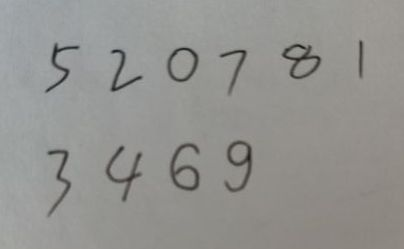
#> input picture test4.png, 404 x 249 px
$ jupyter execute --allow-errors Keras_CNN_SAM.ipynb   (older library calls are emulated)
#> lines starting #> are read from the running program, lines starting #| are printed output that depends on the picture; after the words box and inside, x2 and y2 are one past the last pixel; in counts of white or black regions, pixels touching at a corner belong together
# Keras构建CNN卷积神经网络模型

[cell 1]
import keras
import tensorflow as tf
#导入数据集y为标签label
#> (the rest of this cell did not finish here and is left out)

# 参数记录

[cell 2]
#conv2d filters   params=filters*(kernel_size+1)   每个filter可以扫描出一个feature_map
#28--- loss: 0.0186 - acc: 0.9938  [0.06778051725444784, 0.9847]
#29--- loss: 0.0173 - acc: 0.9941  test--[0.07050148819618007, 0.9846]
#30--- loss: 0.0172 - acc: 0.9938   [0.06629470550860715, 0.9839]
#31--- loss: 0.0167 - acc: 0.9942    [0.05702013949425709, 0.9848]
#100--- loss: 0.0226 - acc: 0.9928    [0.06738713760798164, 0.9862]

#kernel_size
#3*3---loss: 0.0373 - acc: 0.9878  test--[0.057116816672185086, 0.9827]
#2*2---loss: 0.0461 - acc: 0.9850  test--[0.06145344776376151, 0.9808]
#4*4---loss: 0.0378 - acc: 0.9877  test--[0.05217231560021173, 0.9826]
#5*5---loss: 0.0349 - acc: 0.9885  test--[0.052394016157450096, 0.9836]
#6*6---loss: 0.0394 - acc: 0.9868  test--[0.04841918063859921, 0.9858]
#10*10---loss: 0.0517 - acc: 0.9838  test--[0.047379985728814064, 0.9864]
#8*8---182us/step - loss: 0.0436 - acc: 0.9861  test--[0.05693629395666867, 0.9848]

#strides
#1---loss: 0.0382 - acc: 0.9879  test--[0.055256726280161816, 0.9846]
#2---loss: 0.0446 - acc: 0.9859  test--[0.045459636151290034, 0.9847]
#3---loss: 0.0948 - acc: 0.9698  test--[0.09060433291681111, 0.971]

#max_pooling loss: 0.0186 - acc: 0.9938  [0.06778051725444784, 0.9847]
#averge_pooling loss: 0.0784 - acc: 0.9754  [0.07759693743688986, 0.9782]
#pool_size
#2*2 loss: 0.0186 - acc: 0.9938  [0.06778051725444784, 0.9847]
#3*3 loss: 0.0344 - acc: 0.9888  [0.050204426674469144, 0.9843]

#dropout
#0.2 loss: 0.0186 - acc: 0.9938  [0.06778051725444784, 0.9847]
#去掉 loss: 0.0183 - acc: 0.9946  [0.05792167397257581, 0.9829]
#0.4 loss: 0.0586 - acc: 0.9810   [0.05149758172885631, 0.9841]

#Dense


#fit
#split 0.1  loss: 0.0367 - acc: 0.9876 [0.05441510101031454, 0.9834]
#batch_size 64  loss: 0.0112 - acc: 0.9964  [0.0529375893643195, 0.9863]
#batch_size 10  loss: 0.0994 - accuracy: 0.9751   [0.11847016602325457, 0.974399983882904]
#batch_size 32  loss: 0.0635 - accuracy: 0.9813 [0.078849048965174, 0.9797999858856201]
#batch_size 128 loss: 0.0616 - accuracy: 0.9814 [0.059061556967813525, 0.9807999730110168]
#batch_size none

#99.15

# 识别白纸黑字手写数字模型

[cell 3]
'''
-----------
识别主体
-----------
'''
# 根据长向量找出顶点
# 反相灰度图，将黑白阈值颠倒
from keras import models
from keras import layers
import numpy as np
from keras.utils.np_utils import to_categorical
import cv2
def accessPiexl(img):
    height = img.shape[0]
    width = img.shape[1]
    for i in range(height):
       for j in range(width):
           img[i][j] = 255 - img[i][j]
    return img

# 反相二值化图像
def accessBinary(img, threshold=128):
    img = accessPiexl(img)
    # 边缘膨胀，不加也可以
    kernel = np.ones((3, 3), np.uint8)
    img = cv2.dilate(img, kernel, iterations=1)
    _, img = cv2.threshold(img, threshold, 0, cv2.THRESH_TOZERO)
    return img


# 显示结果及边框
def showResults(path, borders, results=None):
    img = cv2.imread(path)
    # 绘制
    print(img.shape)
    for i, border in enumerate(borders):
        cv2.rectangle(img, border[0], border[1], (0, 0, 255))
        if results:
            cv2.putText(img, str(results[i]), border[0], cv2.FONT_HERSHEY_COMPLEX, 0.8, (0, 255, 0), 1)
        #cv2.circle(img, border[0], 1, (0, 255, 0), 0)
    cv2.imshow('test', img)
    cv2.waitKey(0)
# 寻找边缘，返回边框的左上角和右下角（利用cv2.findContours）
def findBorderContours(path, maxArea=50):
#> called with path = 'test4.png', maxArea = 50
    img = cv2.imread(path, cv2.IMREAD_GRAYSCALE)
#> img: shape (249, 404); min 24, max 169, mean 146.8
    img = accessBinary(img)
#> after the loop in accessPiexl, `for i in range(height):`:
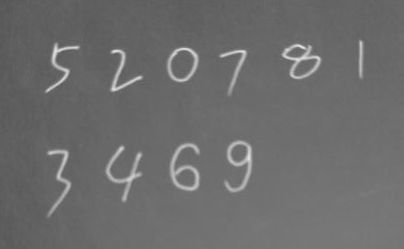
#> img: shape (249, 404); min 86, max 231, mean 108.2
#> in accessBinary, `img = cv2.dilate(img, kernel, iterations=1)`:
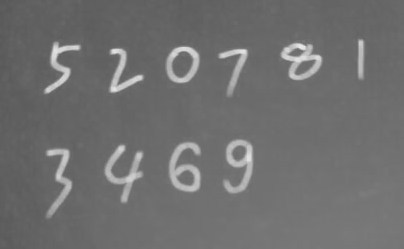
#> img: shape (249, 404); min 88, max 231, mean 111.1
#> in accessBinary, `_, img = cv2.threshold(img, threshold, 0, cv2.THRESH_TOZERO)`:
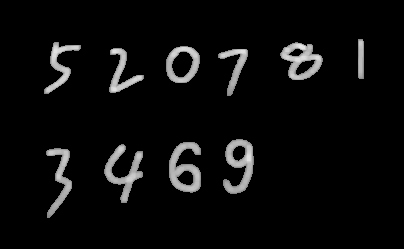
#> img: shape (249, 404); min 0, max 231, mean 11.8
    _ ,contours, _ = cv2.findContours(img, cv2.RETR_EXTERNAL, cv2.CHAIN_APPROX_NONE)
#> contours = 10 contours; largest, box (x1, y1, x2, y2) and area: (280, 42, 323, 80) 1023, (169, 142, 201, 193) 1014, (223, 139, 254, 194) 970, (166, 46, 200, 83) 968, (104, 144, 143, 203) 759
    borders = []
    for contour in contours:
        # 将边缘拟合成一个边框
        x, y, w, h = cv2.boundingRect(contour)
        if w*h > maxArea:
            border = [(x, y), (x+w, y+h)]
            borders.append(border)
#> this loop made 10 passes
#> (x, y, w, h, border) on passes 1 to 10: (46, 148, 26, 70, [(46, 148), (72, 218)]), (104, 144, 39, 59, [(104, 144), (143, 203)]), (169, 142, 32, 51, [(169, 142), (201, 193)]), (223, 139, 31, 55, [(223, 139), (254, 194)]), (218, 49, 30, 47, [(218, 49), (248, 96)]), (109, 48, 35, 45, [(109, 48), (144, 93)]), (166, 46, 34, 37, [(166, 46), (200, 83)]), (280, 42, 43, 38, [(280, 42), (323, 80)]), (44, 42, 37, 52, [(44, 42), (81, 94)]), (358, 39, 6, 40, [(358, 39), (364, 79)])
#> after the loop, borders = [[(46, 148), (72, 218)], [(104, 144), (143, 203)], [(169, 142), (201, 193)], [(223, 139), (254, 194)], [(218, 49), (248, 96)], [(109, 48), (144, 93)], [(166, 46), (200, 83)], [(280, 42), (323, 80)], [(44, 42), (81, 94)], [(358, 39), (364, 79)]]
    return borders
# 根据边框转换为MNIST格式
def transMNIST(path, borders, size=(28, 28)):
    imgData = np.zeros((len(borders), size[0], size[0], 1), dtype='uint8')
    img = cv2.imread(path, cv2.IMREAD_GRAYSCALE)
    img = accessBinary(img)
    for i, border in enumerate(borders):
        borderImg = img[border[0][1]:border[1][1], border[0][0]:border[1][0]]
        # 根据最大边缘拓展像素
        extendPiexl = (max(borderImg.shape) - min(borderImg.shape)) // 2
        targetImg = cv2.copyMakeBorder(borderImg, 7, 7, extendPiexl + 7, extendPiexl + 7, cv2.BORDER_CONSTANT)
        targetImg = cv2.resize(targetImg, size)
        targetImg = np.expand_dims(targetImg, axis=-1)
        imgData[i] = targetImg
    return imgData

path = 'test4.png'
borders = findBorderContours(path)
imgData = transMNIST(path, borders)
#> the loop in transMNIST, `for i, border in enumerate(borders):` made 10 passes
#> (border, extendPiexl) on passes 1 to 10: ([(46, 148), (72, 218)], 22), ([(104, 144), (143, 203)], 10), ([(169, 142), (201, 193)], 9), ([(223, 139), (254, 194)], 12), ([(218, 49), (248, 96)], 8), ([(109, 48), (144, 93)], 5), ([(166, 46), (200, 83)], 1), ([(280, 42), (323, 80)], 2), ([(44, 42), (81, 94)], 7), ([(358, 39), (364, 79)], 17)
#> pass 1, in transMNIST, `borderImg = img[border[0][1]:border[1][1], border[0][0]:border[1][0]]`:
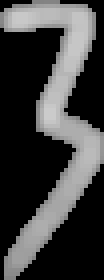
#> borderImg: shape (70, 26) (shown 4 times larger); min 0, max 203, mean 62.5
#> pass 1, in transMNIST, `targetImg = cv2.resize(targetImg, size)`:
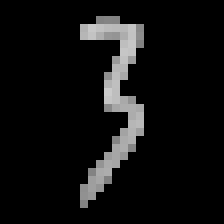
#> targetImg: shape (28, 28) (shown 8 times larger); min 0, max 203, mean 16.2
#> pass 2, in transMNIST, `borderImg = img[border[0][1]:border[1][1], border[0][0]:border[1][0]]`:
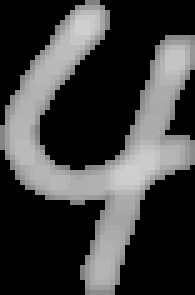
#> borderImg: shape (59, 39) (shown 5 times larger); min 0, max 207, mean 63.1
#for i, img in enumerate(imgData):

    #name = '/Users/apple/mydata/' + str(i+74) + '.png'
    #cv2.imwrite(name, img)

# 预测手写数字
def predict(modelpath, imgData):
    from keras import models
    my_mnist_model = models.load_model(modelpath)
    print(my_mnist_model.summary())
    img = imgData.astype('float32') / 255

    results = my_mnist_model.predict(img)
    result_number = []
    for result in results:
        result_number.append(np.argmax(result))
    return result_number

#model = 'my_mnist_model.h5'
#> (the rest of this cell did not finish here and is left out)

# 滴水算法分割连笔字

[cell 4]
import cv2
import numpy as np
from matplotlib import pyplot as plt
img_path = '/Users/apple/drop_split.png'

img = cv2.imread(img_path, cv2.IMREAD_GRAYSCALE)
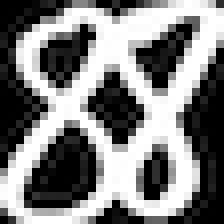
#> input picture drop_split.png, 28 x 28 px, found by its file name (shown 8 times larger)
#> img is the input picture: shape (28, 28); min 0, max 255, mean 126.4

plt.imshow(img, cmap='gray')
_, bin_img = cv2.threshold(img, 128, 255, cv2.THRESH_BINARY)
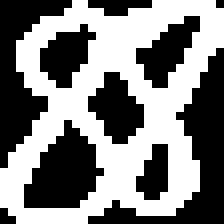
#> bin_img: shape (28, 28) (shown 8 times larger); 50.1% white; 10 black regions (3 under 20 px), largest, box (x1, y1, x2, y2) and area: (11, 6, 28, 28) 101, (0, 0, 9, 21) 79, (3, 15, 13, 26) 68
plt.imshow(bin_img, cmap='gray')
plt.show()

[cell 5]
def binImgHist(img, bin_width=1, direction=1):
    '''
        二值化图像在y轴或者x轴方向的投影统计
    '''
    height, width = img.shape
    bins = None
    if direction == 0:
        # 在y轴方向上统计
        bins = int(height / bin_width)
    else:
        bins = int(width / bin_width)
    # 获取非零元素坐标
    nonzero_points = np.nonzero(img != 0)
    # 获取非零元素坐标中的x坐标集合或者y坐标集合
    nonzero_idx_x = nonzero_points[direction]
    #返回的统计直方图
    hist = np.histogram(np.int64(nonzero_idx_x), bins=bins)[0]

    return hist

bin_width = 1
hist = binImgHist(bin_img, bin_width=bin_width, direction=1)
#> in binImgHist, `nonzero_points = np.nonzero(img != 0)`: nonzero_points = 393 positions, rows 0 to 27, columns 0 to 27
#> in binImgHist, `nonzero_idx_x = nonzero_points[direction]`: nonzero_idx_x = 393 values, max 27 at index 26, min 0 at index 300, mean 13.77
#> in binImgHist, `hist = np.histogram(np.int64(nonzero_idx_x), bins=bins)[0]`: hist = 28 values, max 21 at index 12, min 5 at index 0, mean 14.04
plt.plot(hist)
plt.show()
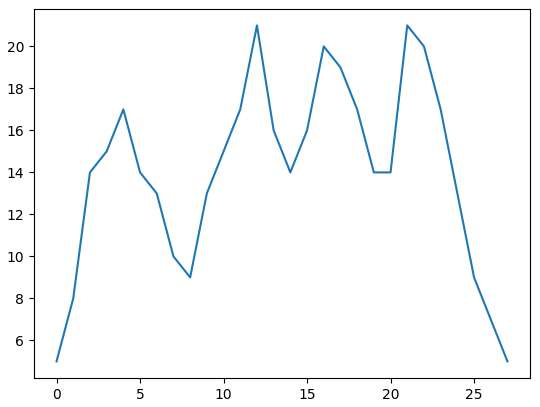
#> figure drawn by matplotlib, 1 panel; curve peaks at x = 12, y = 21

[cell 6]
height,width = img.shape
#> height = 28; width = 28
mid_x = int(width / 2)
#> mid_x = 14
search_win = 2
start_x = np.argmin(hist[mid_x - search_win:mid_x + search_win + 1]) + (mid_x - search_win)
#> start_x = 14

print(start_x)
#| 14

[cell 7]
COLOR_BACK = 0 # 背景颜色
COLOR_PEN = 255 # 笔触的颜色

# 首先将原来的图片转换成布尔矩阵
bool_img = bin_img == COLOR_PEN

# 展示部分， 只有0跟1组成的矩阵
bool_img[45:50,45:50]

# 定义邻居坐标 的位置关系
NEIGHBOR_IDX = {
    1: (-1, 0),
    2: (-1, 1),
    3: (0, 1),
    4: (1, 1),
    5: (1, 0)
}
# 判断点是否重复出现，左右往复平移
#if next_pt in split_path:
    # 已经判断重复，进行渗透
    #next_pt = (cur_pt[0],cur_pt[1]+1)
    # 定义邻居坐标 的位置关系
NEIGHBOR_IDX = {
    1: (-1, 0),
    2: (-1, 1),
    3: (0, 1),
    4: (1, 1),
    5: (1, 0)
}

# 根据不同优先级情况，对应的下一个点的位置 n_i
CASE_NEXT_POINT = {
    1: 3,
    2: 2,
    3: 3,
    4: 4,
    5: 5,
    6: 1
}

def is_case_p1(n1, n2, n3, n4, n5):
    '''
    优先级 ：１
    下落方向：　正下方
    下落位置： n3
    备注：　全为背景或者全为笔迹
    '''
    if n1 and n2 and n3 and n4 and n5 == True:
        # 全为数字部分
        return True
    elif not(n1) and not(n2) and not(n3) and not(n4) and not(n5) == True:
        # 全为背景部分
        return True
    return False

def is_case＿p2(n1, n2, n3, n4, n5):
    '''
    优先级 ：２
    下落方向：　左下方
    下落位置： n2
    备注：　n2点为背景，且其他点至少有一个为笔迹的颜色
    '''
    return not(n2) and (n1 or n3 or n4 or n5)

def is_case_p3(n1, n2, n3, n4, n5):
    '''
    优先级 ：3
    下落方向：　正下方
    下落位置： n３
    备注：　左下角为笔迹的颜色，正下方为背景色
    '''
    return n2 and not(n3)

def is_case_p4(n1, n2, n3, n4, n5):
    '''
    优先级 ：4
    下落方向：右下方
    下落位置： n4
    备注：　左下角跟正下方为笔迹的颜色，右下方为背景色
    '''
    return n2 and n3 and not(n4)

def is_case_p5(n1, n2, n3, n4, n5):
    '''
    优先级 ：5
    下落方向：右边
    下落位置： n5
    备注：下方全为笔迹颜色，且左边为背景色
    '''
    return n2 and n3 and n4 and not(n5)

def is_case_p6(n1, n2, n3, n4, n5):
    '''
    优先级 6
    下落方向：左边
    下落点：n1
    备注　除了左边是背景色，其他均为笔迹颜色
    '''
    return not(n1) and n2 and n3 and n4 and n5


def drop_fall(neighbors):
    '''
    传统滴水算法　　核心代码
    根据优先级实现
    neighbors = [n1, n2, n3, n4, n5]

    返回 ：下落点的邻居编号
    '''

    for priority in range(1,7):
        if eval('is_case_p{}(*neighbors)'.format(priority)):
            return CASE_NEXT_POINT[priority]


def is_legal_pt(img, x, y):
    '''
    是否为合法的坐标
    判断是否超出正常的数值范围
    '''
    h,w = img.shape
    if x < 0 or y < 0 or x >= w or y>= h:
        return False
    return True

def get_neighbors(bool_img, x, y):
    '''
    给定逻辑图跟坐标， 返回邻居的有序布尔数组
    '''
    neighbors = []
    for n_idx in range(1, 6):
        dx,dy = NEIGHBOR_IDX[n_idx]
        new_x, new_y = x + dx, y + dy
        if not is_legal_pt(bool_img, new_x, new_y):
            # 如果坐标不合法 填充背景
            neighbors.append(False)
        else:
            neighbors.append(bool_img[new_y][new_x])
    # print(neighbors)
    return neighbors

def get_split_path(bool_img, start_x):
    '''
    给出分割路径
    '''
    height, width = bool_img.shape # 获取图像的高度跟宽度
    min_x = 0 # x坐标的左边界
    max_x = width - 1 # x坐标的右边界
    max_y = height - 1
    # 当前的点
    cur_pt = (start_x, 0)
    # 最近的点
    last_pt = cur_pt
    # 分割路径
    split_path = [cur_pt]

    while cur_pt[1] < max_y:
        neighbors = get_neighbors(bool_img, cur_pt[0], cur_pt[1])
        n_idx = drop_fall(neighbors)
        dx, dy = NEIGHBOR_IDX[n_idx]
        next_pt = None
        next_x,next_y = cur_pt[0]+dx, cur_pt[1]+dy
        if not is_legal_pt(bool_img, next_x, next_y):
            # x/y越界 向下渗透
            next_pt = (cur_pt[0],cur_pt[1]+1)
        else:
            next_pt = (next_x, next_y)
        # 判断点是否重复出现，左右往复平移
        if next_pt in split_path:
            # 已经判断重复，进行渗透
            next_pt = (cur_pt[0],cur_pt[1]+1)

        cur_pt = next_pt
        split_path.append(cur_pt)
    return split_path
def view_split_result(img, split_path):
    canvas = cv2.cvtColor(img, cv2.COLOR_GRAY2BGR)
    for (x, y) in split_path:
        canvas[y][x] = (0,0,255)
    return canvas

split_path = get_split_path(bool_img, start_x)
#> in get_split_path, `cur_pt = (start_x, 0)`: cur_pt = (14, 0)
#> in get_split_path, `split_path = [cur_pt]`: split_path = [(14, 0)]
#> the loop in get_split_path, `while cur_pt[1] < max_y:` made 29 passes
#> (neighbors, n_idx, dx, dy, next_x, next_y, cur_pt) on passes 3, 20: ([False, True, True, True, True], 1, -1, 0, 14, 1, (15, 2)), ([False, True, True, True, True], 1, -1, 0, 14, 17, (15, 18))
#> (neighbors, n_idx, dx, dy, next_x, next_y) on passes 1, 2, 4, 5, 6, 7: ([False, False, False, False, False], 3, 0, 1, 14, 1), ([False, True, True, True, False], 5, 1, 0, 15, 1), ([True, True, True, True, True], 3, 0, 1, 15, 3), ([True, True, True, True, True], 3, 0, 1, 15, 4), ([True, True, True, True, True], 3, 0, 1, 15, 5), ([True, True, True, True, True], 3, 0, 1, 15, 6)
#> after the loop in get_split_path, `while cur_pt[1] < max_y:`: split_path = 30 pairs, first value 11 to 15, second value 0 to 27
canvas = view_split_result(img, split_path)
#> the loop in view_split_result, `for (x, y) in split_path:` made 30 passes
#> (x, y) on passes 1 to 12: (14, 0), (14, 1), (15, 1), (15, 2), (15, 3), (15, 4), (15, 5), (15, 6), (15, 7), (15, 8), (14, 9), (13, 10)
#> after the loop in view_split_result, `for (x, y) in split_path:`:
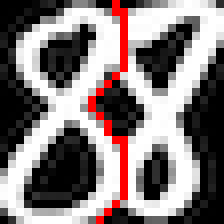
#> canvas: shape (28, 28, 3) (shown 8 times larger); 3.83% of pixels changed, all inside (x1, y1, x2, y2) = (11, 0, 16, 28)

plt.imshow(canvas[:,:,::-1])
plt.show()
